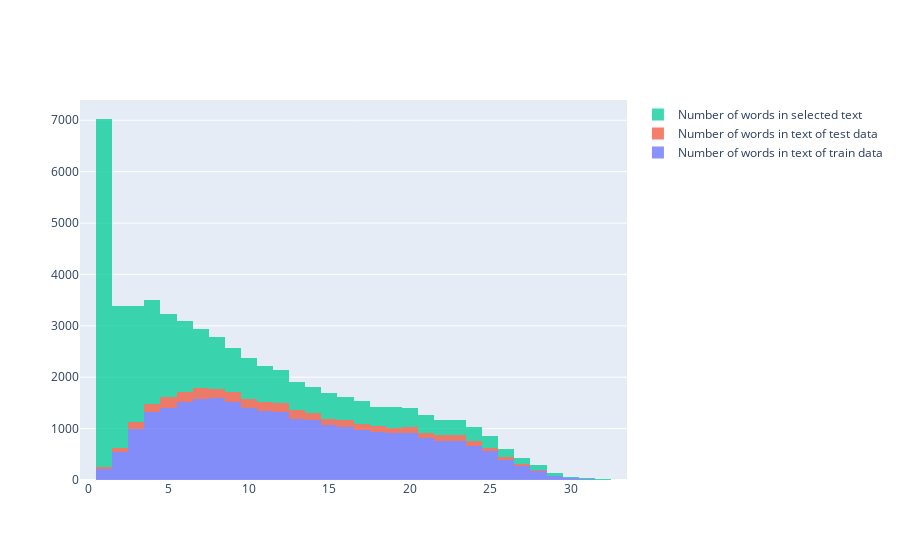

Here is the notebook cell this chart was saved with:
### Markdown cell above
# 3. Histogram plot of Number of words

### Code cell
fig = go.Figure()
fig.add_trace(go.Histogram(x=train['num_words'],name = 'Number of words in text of train data'))
fig.add_trace(go.Histogram(x=test['num_words'],name = 'Number of words in text of test data'))
fig.add_trace(go.Histogram(x=train['select_num_words'],name = 'Number of words in selected text'))

# Overlay both histograms
fig.update_layout(barmode='stack')
# Reduce opacity to see both histograms
fig.update_traces(opacity=0.75)
fig.show()

### Figure 1 — Plotly figure (JSON) as saved in the notebook; plotly's stock layout.template omitted (floating-point values rounded to 4 significant figures; data arrays with more than 128 entries replaced by an {"elided": "..."} marker saying what was removed)
{"data": [{"name": "Number of words in text of train data", "opacity": 0.75, "type": "histogram", "x": {"elided": "27486 int values"}}, {"name": "Number of words in text of test data", "opacity": 0.75, "type": "histogram", "x": {"elided": "3535 int values"}}, {"name": "Number of words in selected text", "opacity": 0.75, "type": "histogram", "x": {"elided": "27486 int values"}}], "layout": {"barmode": "stack"}}
